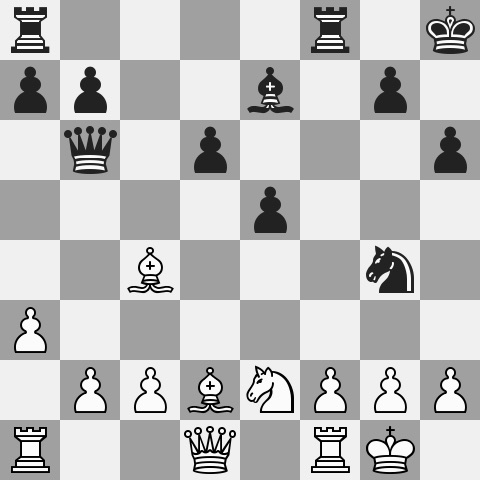
%> input picture HW2/input/Part_3/p3_board_1.jpg, 480 x 480 px
$ octave Part3_a.m   (GNU Octave 9; MATLAB toolbox functions it lacks are replaced by stand-ins)
%> lines starting %> are read from the running program, lines starting %| are printed output that depends on the picture
img=imread('p3_board_1.jpg');
%> img is the input picture: size 480x480 uint8; min 0, max 255, mean 189.9
img1=imread('p3_board_3.jpg');
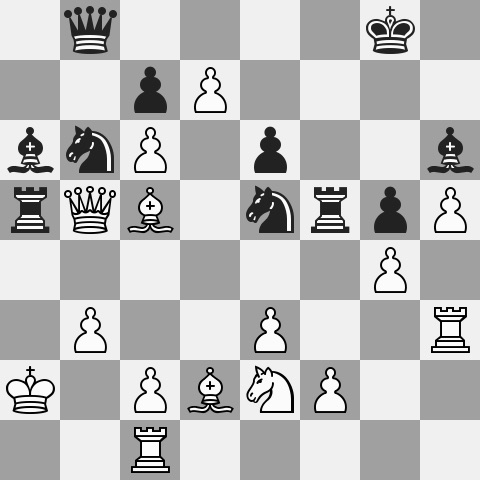
%> input picture HW2/input/Part_3/p3_board_3.jpg, 480 x 480 px
%> img1 is the input picture: size 480x480 uint8; min 0, max 255, mean 188.9
rook1=img(1:60,1:60);
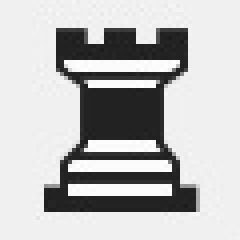
%> rook1: size 60x60 uint8 (shown 4 times larger); min 26, max 255, mean 187.7
rook2=img(1:60,301:360);
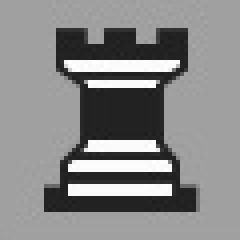
%> rook2: size 60x60 uint8 (shown 4 times larger); min 28, max 255, mean 135.7
rook3=img(421:480,1:60);
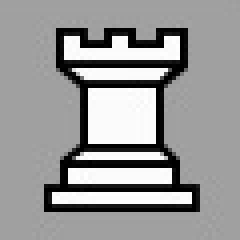
%> rook3: size 60x60 uint8 (shown 4 times larger); min 0, max 255, mean 151.3
rook4=img(421:480,301:360);
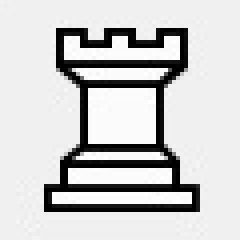
%> rook4: size 60x60 uint8 (shown 4 times larger); min 0, max 255, mean 202.8

for i=1:60:421;
    for j=1:60:421;
        if sum(abs(img1(i:i+59,j:j+59)-rook1))<=100 | sum(abs(img1(i:i+59,j:j+59)-rook2))<=100 | ...
            sum(abs(img1(i:i+59,j:j+59)-rook3))<=100 | sum(abs(img1(i:i+59,j:j+59)-rook4))<=100
            img1=insertShape(img1, 'Rectangle',[j, i, 58, 58], 'LineWidth',2);
        end
    end
end
%> img1: size 480x480x3 uint8
figure;
imshow(img1)
